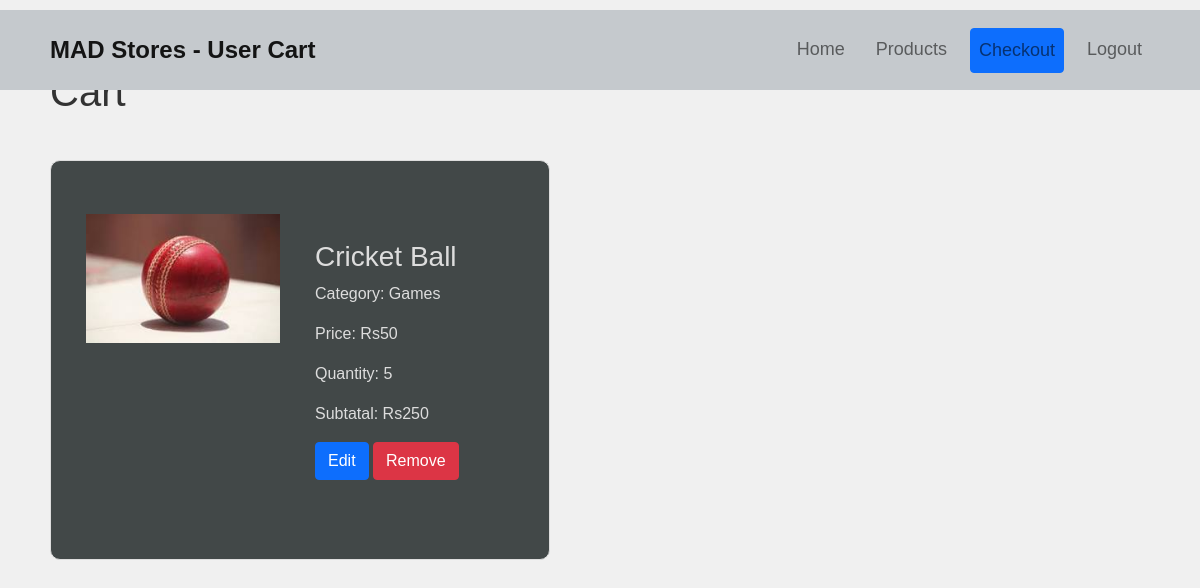
Page /user/cart (signed in) on the committed database.
### models.py (models this page shows)
class User_cart(db.Model):
    entry_id=db.Column(db.Integer,auto_increment=True,primary_key=True)
    username = db.Column(db.String(50),nullable=False)
    product_id = db.Column(db.Integer,nullable=False)
    product_name = db.Column(db.String(50), nullable=False)
    quantity = db.Column(db.Integer, nullable=False)
    unit_cost = db.Column(db.Integer)  # No need to specify ForeignKey for unit_cost
    cost = db.Column(db.Integer, nullable=False)
    category=db.Column(db.String(50),nullable=False)
    image_url=db.Column(db.String(100),nullable=False)

### app.py (the view)
@app.route('/user/cart',methods=['GET','POST'])
def cart():
    user=Users.query.filter_by(username=session["user"]).first()
    items=User_cart.query.filter_by(username=session["user"]).all()
    return render_template('cart.html',items=items,user=user,logged_in=True)

### templates/cart.html (shortened to what this page needs)
<!DOCTYPE html>
<html lang="en">
<head>
    <link href="https://cdn.jsdelivr.net/npm/bootstrap@5.1.3/dist/css/bootstrap.min.css" rel="stylesheet">
    <link rel="stylesheet" href="{{ url_for('static', filename='style3.css') }}">
</head>
<body>
    <nav class="navbar navbar-expand-lg navbar-light fixed-top">
        <div class="container justify-content-center">
            <a class="navbar-brand" href="#">MAD Stores - User Cart</a>
            <ul class="navbar-nav ml-auto">
                <li class="nav-item">
                    <a class="nav-link" href="#">Home</a>
                </li>
                <li class="nav-item">
                    <a class="nav-link" href="/user/products">Products</a>
                </li>
                {% if logged_in %}
                <li class="nav-item">
                    <a class="nav-link btn btn-primary" href="/user/cart/test">Checkout</a>
                </li>
                {% endif %}
                {% if not logged_in %}
                <li class="nav-item">
                    <a class="nav-link" href="/login">Login</a>
                </li>
                {% else %}
                <li class="nav-item">
                    <a class="nav-link" href="/logout">Logout</a>
                </li>
                {% endif %}
            </ul>
        </div>
    </nav>
    <div class="container mt-5">
        <h1>Cart</h1>
        <div class="row row-cols-1 row-cols-md-2 g-4 mt-4">
            {% for product in items %}
            <div class="col-md-6">
                <div class="product-block">
                    <div class="product-image">
                        <img src="{{product.image_url}}" alt="{{ product.product_name }}" class="img-fluid">
                    </div>
                    <div class="product-details">
                        <h3>{{ product.product_name }}</h3>
                        <p>Category: {{ product.category }}</p>
                        <p>Price: Rs{{ product.unit_cost }}</p>
                        <p>Quantity: {{ product.quantity }}</p>
                        <p>Subtatal: Rs{{ product.cost }}</p>
                        <a href="/user/cart/update/{{ product.entry_id }}" class="btn btn-primary">Edit</a>
                        <a href="/user/cart/remove/{{product.entry_id}}" class="btn btn-danger">Remove</a>
                    </div>
                </div>
            </div>
            {% endfor %}
        </div>
    </div>
</body>
</html>

### static/style3.css (style rules this page uses)
body { font-family: Arial, sans-serif; color: #333; background-color: #f0f0f0; }
.container { margin-top: 100px; height: 90%; padding: 20px; }
.row .col-md-6:first-child { margin-top: 20px; }
.container .row { margin-top: 20px; height: 200px; }
.container .row .col-md-6 .product-block .product-image img { max-height: 200px; height: auto; width: auto; max-width: 100%; }
.product-block { display: flex; align-items: center; border: 1px solid #ddd; padding: 20px; margin-bottom: 20px; flex-basis: calc(50% - 40px); height: 400px; width: 500px; background-color: rgb(66, 72, 72); border-radius: 10px; color: #ddd; }
.product-image { flex: 1; margin-right: 20px; padding: 5px; border-radius: 5px; }
.product-image img { max-width: 100%; height: auto; border-radius: 10px; padding: 10px; }
.product-details { flex: 1; }
.product-details h3 { margin-top: 0; }
.navbar { background-color: #c5c9cd; padding: 15px 0; margin-top: 10px; height:10% }
.navbar-brand { font-size: 24px; font-weight: bold; color: #007bff; position: relative; margin-bottom: 100px; }
.navbar-nav { margin-bottom: 100px; margin-left: auto; }
.nav-link { color: #333; font-size: 18px; margin-left: 15px; }
.product-image { height: 90%; border-radius: 10px; overflow: hidden; }
.product-image img { object-fit: cover; width: 100%; height: 100%; }

### rows in the picture
User_cart: image_url (picture), product_name "Cricket Ball", category "Games", unit_cost "50", quantity "5", cost "250"
